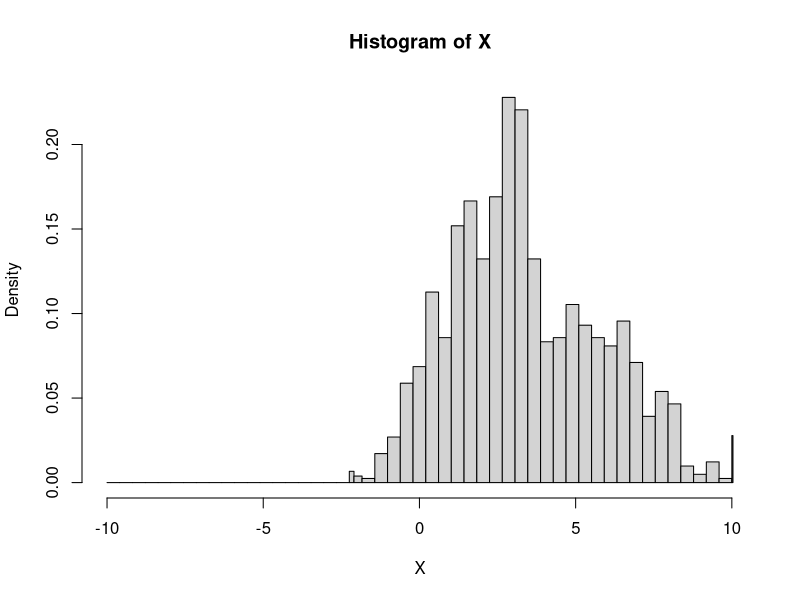

This figure's R source:
# exercise 11.1.1

# Number of data objects
N = 1000;

# x-values to evaluate the histogram
x = seq(from=-10, to=10, length.out=50)

# Number of attributes
M = 1;

# Allocate variable for data
X = array(rep(NA, times=N*M), dim=c(N,M))

# Mean and covariances
m = c(1, 3, 6);
s = c(1, .5, 2);

# For each data object
for(n in 1:N){
    k = sample(1:3, 1, replace=TRUE)
    X[n,1] = rnorm(1, mean=m[k], sd=sqrt(s[k]))
  }

# Plot histogram
hist(x=X, breaks=c(min(X), x, max(X)));

